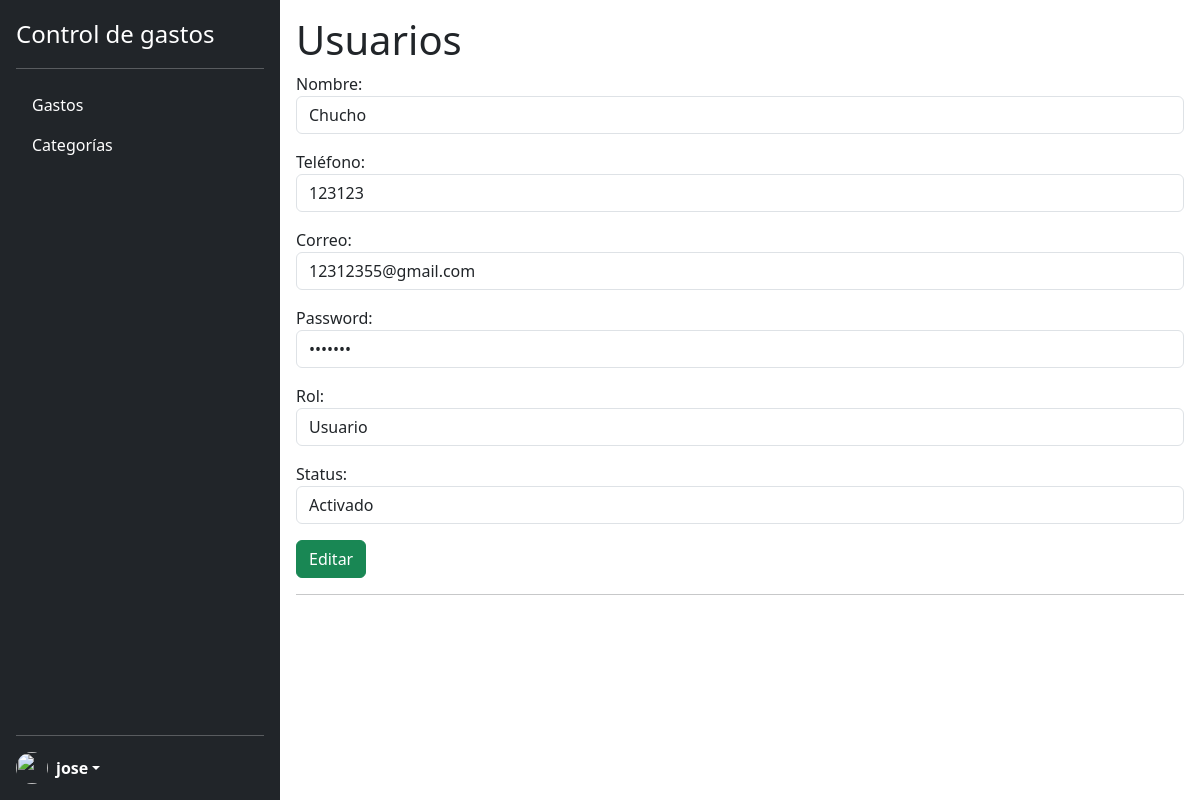
The page /modules/usuarios/editar.php?id=7 (signed in) on the database as committed earlier.
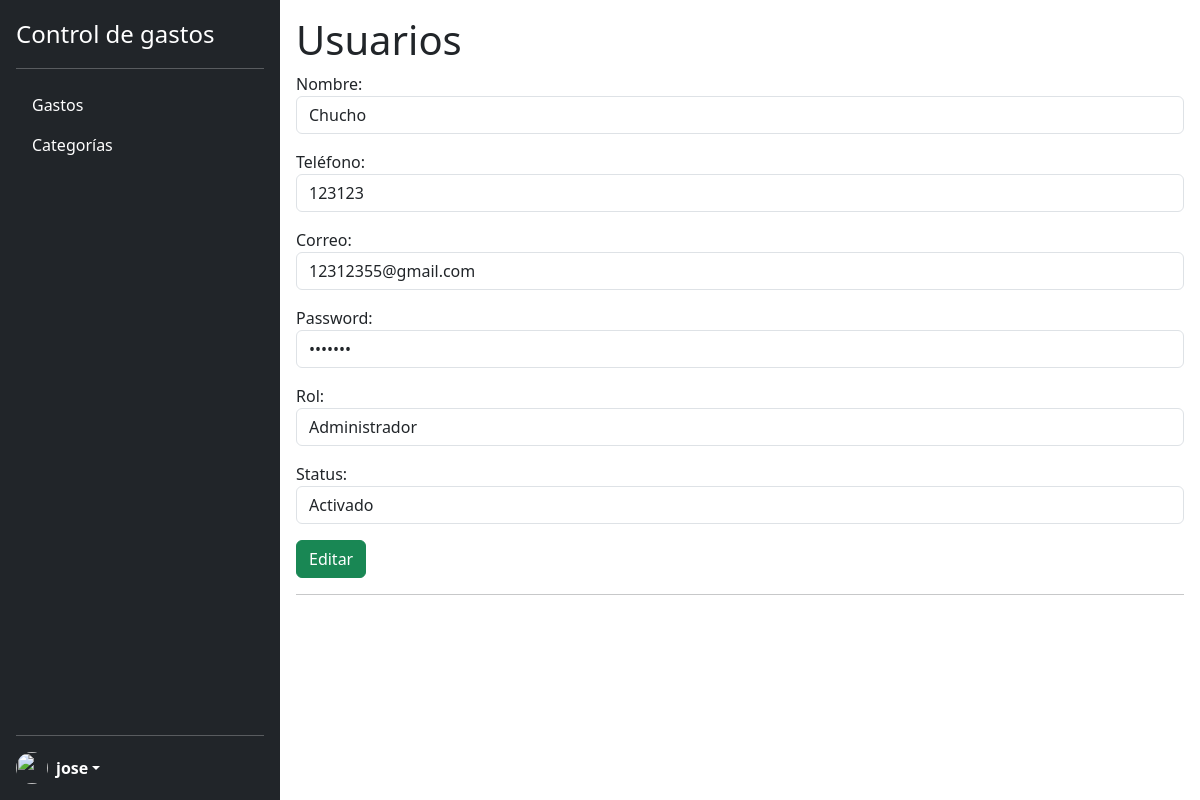
The same page on the database as committed later.
### tables this page shows
CREATE TABLE `usuarios` (
  `id` int(11) UNSIGNED NOT NULL,
  `nombre` varchar(50) NOT NULL,
  `telefono` varchar(10) NOT NULL,
  `correo` varchar(255) NOT NULL,
  `password` varchar(50) NOT NULL,
  `rol` int(11) UNSIGNED NOT NULL,
  `creacion` datetime DEFAULT current_timestamp(),
  `modificacion` datetime DEFAULT current_timestamp() ON UPDATE current_timestamp(),
  `status` int(1) NOT NULL
);

CREATE TABLE `roles` (
  `id` int(11) UNSIGNED NOT NULL,
  `nombre` varchar(50) NOT NULL,
  `creacion` datetime DEFAULT current_timestamp(),
  `modificacion` datetime DEFAULT current_timestamp() ON UPDATE current_timestamp(),
  `status` int(1) NOT NULL
);

### modules/usuarios/editar.php (the view, shortened to what this page needs)
<?php
require_once '../../lib/db.php';
?>
<!DOCTYPE html>
<html lang="en">
<head>
    <?php include_once '../../lib/head.php'; ?>
</head>
<body class="d-flex flex-nowrap">
    <?php
    include_once '../../lib/sidebar.php';
    ?>
    <section class="p-3 w-100">
        <h1>Usuarios</h1>
        <form method="POST" action="../../lib/editarUsuarios.php">
            <?php
            $id = $_GET['id'];
            $consulta = "SELECT * FROM usuarios WHERE id = $id";
            $resultado = mysqli_query($enlace, $consulta);
            $registro =  mysqli_fetch_object($resultado);
            ?>
            <div class="form-group mb-3">
                <label>Nombre:</label>
                <input type="text" value="<?php echo $registro->nombre; ?>" class="form-control" name="nombreUsuario" id="nombreUsuario">
            </div>
            <div class="form-group mb-3">
                <label>Teléfono:</label>
                <input type="text" value="<?php echo $registro->telefono; ?>" class="form-control" name="telefonoUsuario" id="telefonoUsuario">
            </div>
            <div class="form-group mb-3">
                <label>Correo:</label>
                <input type="text" value="<?php echo $registro->correo; ?>" class="form-control" name="correoUsuario" id="correoUsuario">
            </div>
            <div class="form-group mb-3">
                <label>Password:</label>
                <input type="password" value="<?php echo $registro->password; ?>" class="form-control" name="passwordUsuario" id="passwordUsuario">
            </div>
            <?php
            $consultaRoles = "SELECT id, nombre FROM roles";
            $resultadoRoles = mysqli_query($enlace, $consultaRoles);
            ?>
            <div class="form-group mb-3">
                <label>Rol:</label>
                <select name="rol" id="rolUsuario" class="form-control">
                    <?php
                    while ($rol = mysqli_fetch_object($resultadoRoles)) {
                        echo '<option value="' . $rol->id . '" ' . ($rol->id == $registro->rol ? 'selected' : '') . '>' . $rol->nombre . '</option>';
                    }
                    ?>
                </select>
            </div>
            <div class="form-group mb-3">
                <label>Status:</label>
                <select name="statusUsuario" id="statusUsuario" class="form-control">
                    <option value="1">Activado</option>
                </select>
            </div>
            <div class="form-group mb-3">
                <button type="submit" class="btn btn-success">Editar</button>
            </div>
            <hr>
        </form>
    </section>
</body>
</html>

Rows that differ between the two databases and show on the page:
changed usuarios "Chucho": rol "Usuario" → "Administrador"
